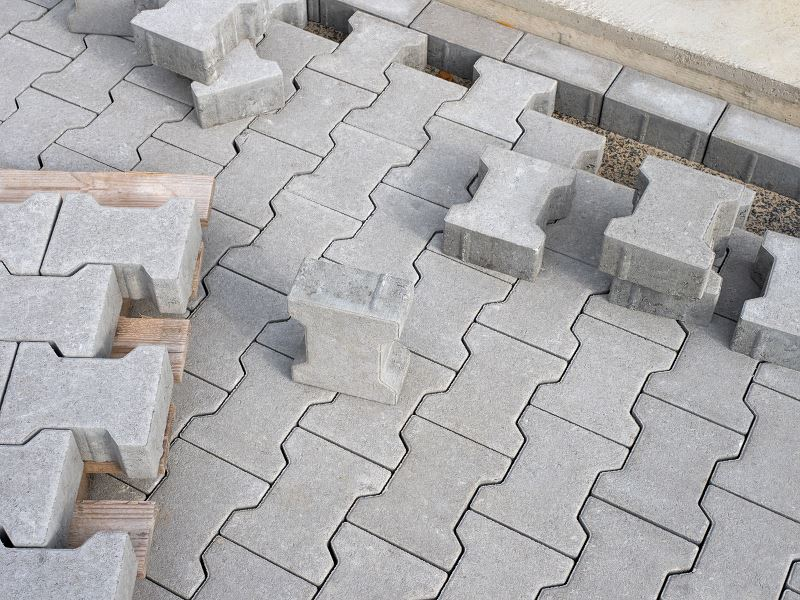
#> input picture kostka-brukowa.jpg, 800 x 600 px
$ python Zadanie8.py
#> lines starting #> are read from the running program, lines starting #| are printed output that depends on the picture; after the words box and inside, x2 and y2 are one past the last pixel; in counts of white or black regions, pixels touching at a corner belong together
import cv2
import numpy as np

image = cv2.imread("kostka-brukowa.jpg")
#> image is the input picture: shape (600, 800, 3); mean B, G, R 172.1, 171.2, 172.5
if image is None:
    print("Błąd wczytywania obrazu.")
    exit()

gray = cv2.cvtColor(image, cv2.COLOR_BGR2GRAY)

T = 100
_, binary_basic = cv2.threshold(gray, T, 255, cv2.THRESH_BINARY)
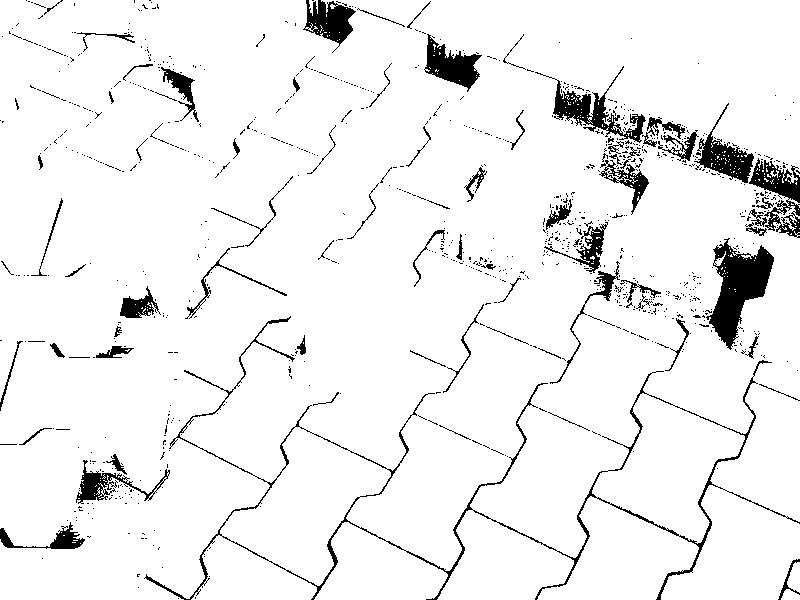
#> binary_basic: shape (600, 800); 93.8% white; 959 black regions (880 under 20 px), largest, box (x1, y1, x2, y2) and area: (144, 316, 800, 600) 5101, (706, 238, 774, 350) 3475, (535, 66, 646, 143) 1855

_, binary_otsu = cv2.threshold(gray, 0, 255, cv2.THRESH_BINARY + cv2.THRESH_OTSU)
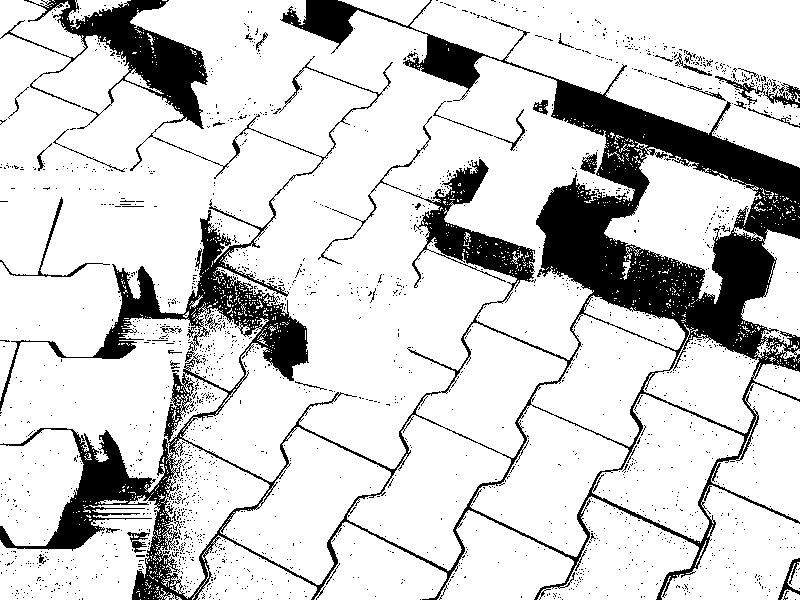
#> binary_otsu: shape (600, 800); 82.1% white; 1965 black regions (1925 under 20 px), largest, box (x1, y1, x2, y2) and area: (0, 0, 800, 600) 78655, (715, 73, 800, 108) 632, (0, 197, 110, 277) 420

blurred = cv2.GaussianBlur(gray, (5, 5), 0)
_, binary_blurred = cv2.threshold(blurred, T, 255, cv2.THRESH_BINARY)
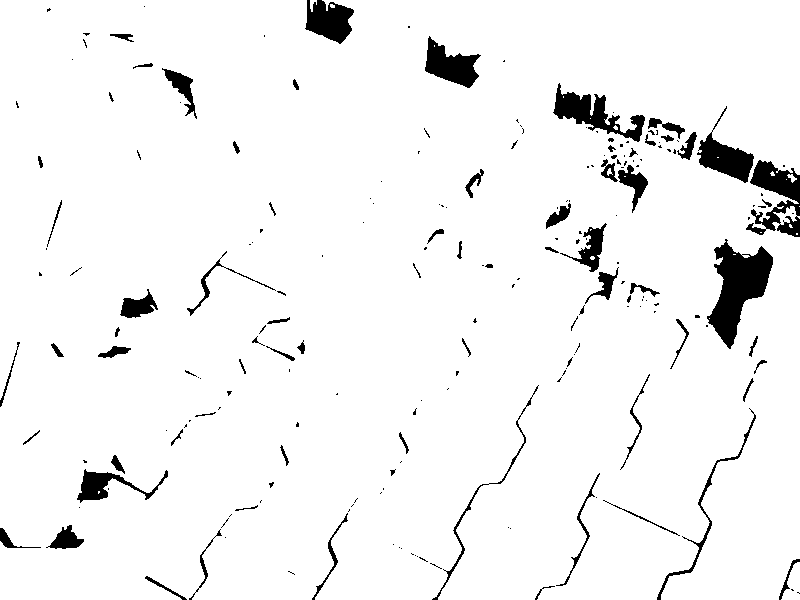
#> binary_blurred: shape (600, 800); 95.1% white; 210 black regions (134 under 20 px), largest, box (x1, y1, x2, y2) and area: (707, 239, 773, 349) 3480, (746, 160, 800, 237) 2042, (553, 83, 645, 142) 1862

kernel = np.ones((3, 3), np.uint8)
eroded = cv2.erode(binary_blurred, kernel, iterations=1)
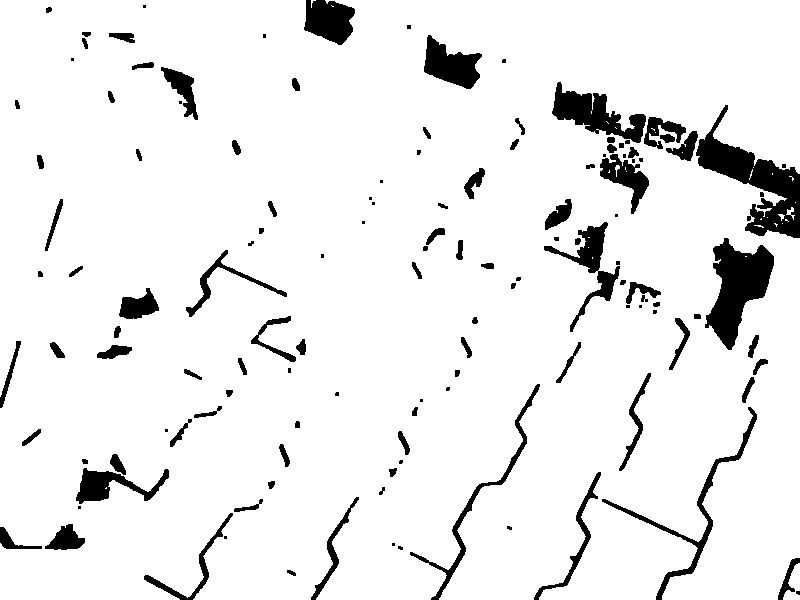
#> eroded: shape (600, 800); 92.4% white; 132 black regions (38 under 20 px), largest, box (x1, y1, x2, y2) and area: (696, 105, 800, 238) 4750, (705, 238, 774, 350) 3946, (552, 82, 646, 143) 2431

cv2.imshow("Oryginalny obraz", image)
cv2.imshow("Progowanie podstawowe (T=100)", binary_basic)
cv2.imshow("Progowanie Otsu", binary_otsu)
cv2.imshow("Rozmycie + Progowanie (T=100)", binary_blurred)
cv2.imshow("Erozja po rozmyciu", eroded)

cv2.waitKey(0)
cv2.destroyAllWindows()

$ run again, with blue.jpg copied over kostka-brukowa.jpg
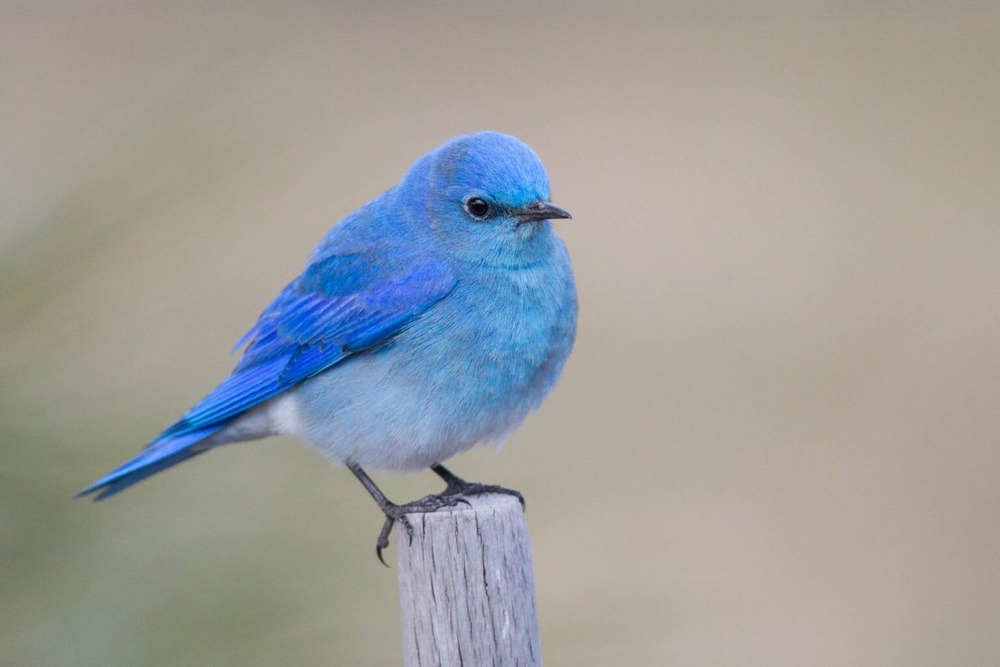
#> input picture blue.jpg, 1000 x 667 px, shrunk from 1536 x 1024 before the run
#> image is the input picture: shape (667, 1000, 3); mean B, G, R 155.8, 157.8, 157.8
#> `_, binary_basic = cv2.threshold(gray, T, 255, cv2.THRESH_BINARY)`:
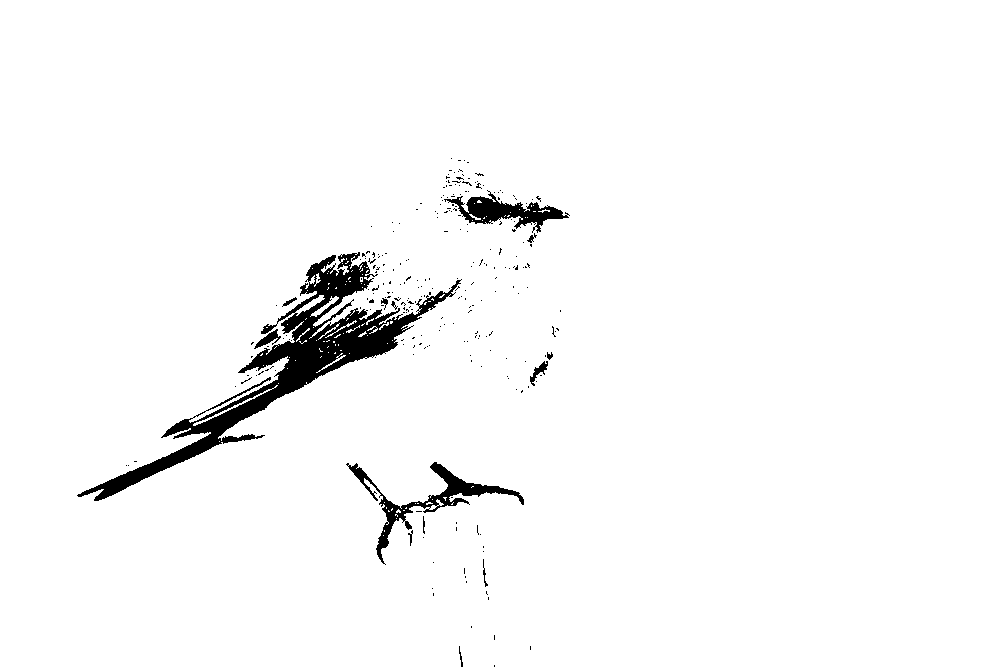
#> binary_basic: shape (667, 1000); 97.2% white; 263 black regions (249 under 20 px), largest, box (x1, y1, x2, y2) and area: (77, 252, 462, 501) 13228, (346, 462, 524, 565) 2418, (444, 190, 570, 233) 1859
#> binary_otsu: shape (667, 1000); 81.4% white; 411 black regions (376 under 20 px), largest, box (x1, y1, x2, y2) and area: (0, 142, 578, 667) 116693, (0, 245, 81, 355) 4448, (475, 515, 503, 667) 421
#> binary_blurred: shape (667, 1000); 97.3% white; 34 black regions (20 under 20 px), largest, box (x1, y1, x2, y2) and area: (78, 253, 460, 501) 13320, (376, 462, 524, 563) 2088, (447, 193, 568, 232) 1918
#> `eroded = cv2.erode(binary_blurred, kernel, iterations=1)`:
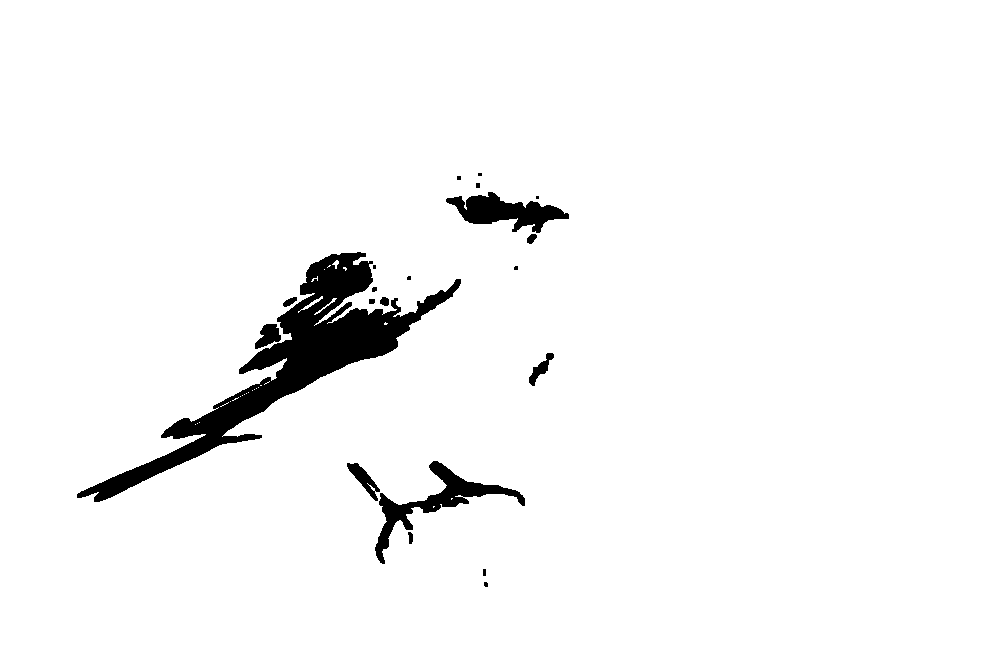
#> eroded: shape (667, 1000); 96.5% white; 21 black regions (7 under 20 px), largest, box (x1, y1, x2, y2) and area: (77, 252, 461, 502) 16627, (375, 461, 525, 564) 2880, (446, 192, 569, 233) 2415

$ run again, with blue_channel.jpg copied over kostka-brukowa.jpg
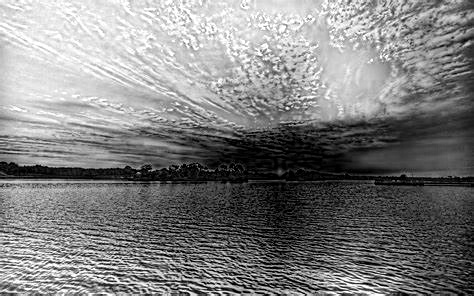
#> input picture blue_channel.jpg, 474 x 296 px
#> image is the input picture: shape (296, 474, 3); min 0, max 255, mean 128.6
#> `_, binary_basic = cv2.threshold(gray, T, 255, cv2.THRESH_BINARY)`:
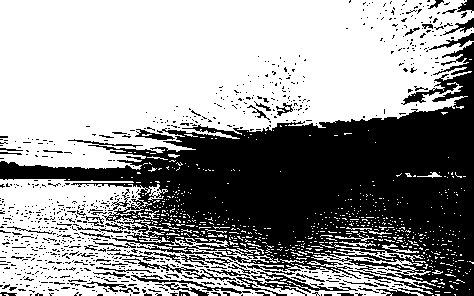
#> binary_basic: shape (296, 474); 60.1% white; 839 black regions (772 under 20 px), largest, box (x1, y1, x2, y2) and area: (0, 42, 474, 296) 48022, (227, 271, 358, 296) 766, (131, 275, 251, 294) 304
#> binary_otsu: shape (296, 474); 51.5% white; 632 black regions (546 under 20 px), largest, box (x1, y1, x2, y2) and area: (0, 17, 474, 296) 60584, (89, 272, 251, 296) 804, (65, 278, 141, 296) 361
#> binary_blurred: shape (296, 474); 60.8% white; 197 black regions (152 under 20 px), largest, box (x1, y1, x2, y2) and area: (0, 33, 474, 296) 51828, (458, 0, 474, 17) 148, (230, 281, 270, 296) 146
#> `eroded = cv2.erode(binary_blurred, kernel, iterations=1)`:
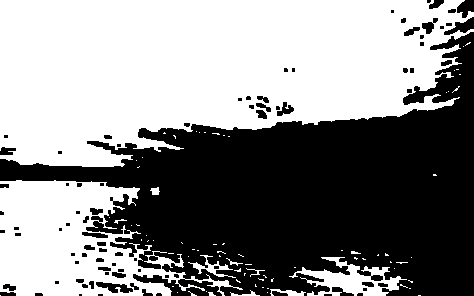
#> eroded: shape (296, 474); 54.4% white; 86 black regions (43 under 20 px), largest, box (x1, y1, x2, y2) and area: (0, 32, 474, 296) 60770, (444, 17, 474, 35) 242, (96, 282, 133, 293) 223
